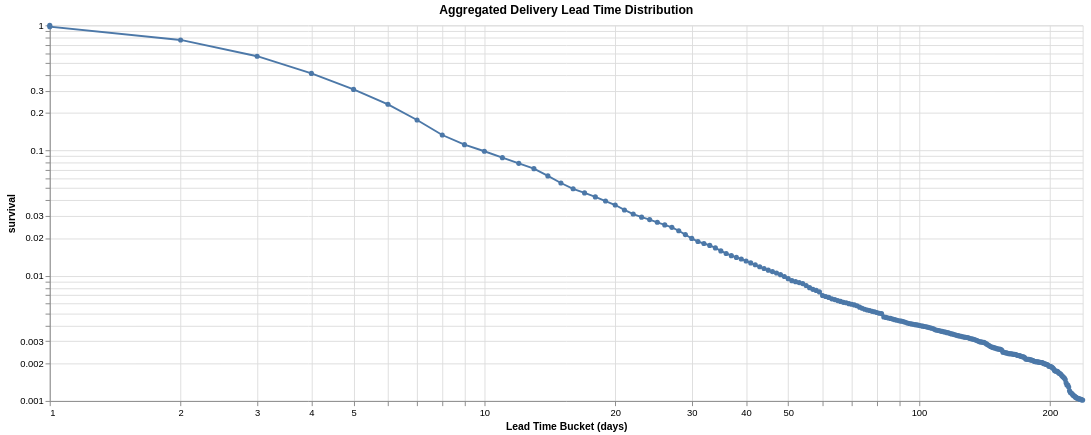

The code cell stored with this chart in its notebook:
### Code cell
importlib.reload(lib)
df = (
    operations.sort(
        pl.col("Heure_Syst_Oper").first().over("id"), pl.col("Heure_Syst_Oper")
    )
    .pipe(
        complete_operations,
        # end_states=[
        #     # "liv",
        #     "aexp",
        # ],
    )
    # .join(fields["Id", "Destination"], left_on="id", right_on="Id", how="left")
    # .filter(pl.col("id").n_unique().over("Destination") >= 10000)
    .pipe(lib.span_by_id, key="id", date_col="Heure_Syst_Oper")
    .pipe(lib.survival_table, value_col="lead_days", bucket_size=1)
    # .sort(pl.col("cab").n_unique().over("Destination"))
    # .group_by("Destination", maintain_order=True)
    # .map_groups(
    #     lambda g: g.pipe(lib.span_by_id, key="id", date_col="Heure_Syst_Oper")
    #     .pipe(lib.survival_table, value_col="lead_days", bucket_size=10)
    #     .with_columns(Destination=pl.lit(g["Destination"][0]))
    # )
    # .filter(pl.col("bucket") > 0)
)

base = (
    alt.Chart(df)
    .mark_line(point=True)
    .encode(
        x=alt.X("bucket:Q", title="Lead Time Bucket (days)").scale(
            domainMin=1,
            type="log",
        ),
        tooltip=[
            alt.Tooltip("bucket:Q", title="days"),
            alt.Tooltip("cum_hazard:Q", title="cum_hazard"),
            alt.Tooltip("events:Q", title="events"),
            alt.Tooltip("survival:Q", title="survival"),
        ],
    )
    .properties(
        width=1100, height=400, title="Aggregated Delivery Lead Time Distribution"
    )
)

chart = (
    base.encode(
        y=alt.Y(
            # "pdf:Q",
            # "hazard:Q",
            "survival:Q",
        ).scale(
            type="log",
        ),
    )
    # .facet(
    #     row=alt.Row("Destination:N", title="Destination"),
    # )
)

chart

### Figure 1 — Vega-Lite specification as saved in the notebook (floating-point values rounded to 4 significant figures; data arrays with more than 128 entries replaced by an {"elided": "..."} marker saying what was removed)
{"config": {"view": {"continuousWidth": 300, "continuousHeight": 300}}, "data": {"name": "data-93e0359b90ba65fd423e2275ed61c52f"}, "mark": {"type": "line", "point": true}, "encoding": {"tooltip": [{"field": "bucket", "title": "days", "type": "quantitative"}, {"field": "cum_hazard", "title": "cum_hazard", "type": "quantitative"}, {"field": "events", "title": "events", "type": "quantitative"}, {"field": "survival", "title": "survival", "type": "quantitative"}], "x": {"field": "bucket", "scale": {"domainMin": 1, "type": "log"}, "title": "Lead Time Bucket (days)", "type": "quantitative"}, "y": {"field": "survival", "scale": {"type": "log"}, "type": "quantitative"}}, "height": 400, "title": "Aggregated Delivery Lead Time Distribution", "width": 1100, "$schema": "https://vega.github.io/schema/vega-lite/v6.4.1.json", "datasets": {"data-93e0359b90ba65fd423e2275ed61c52f": {"elided": "239 records"}}}
